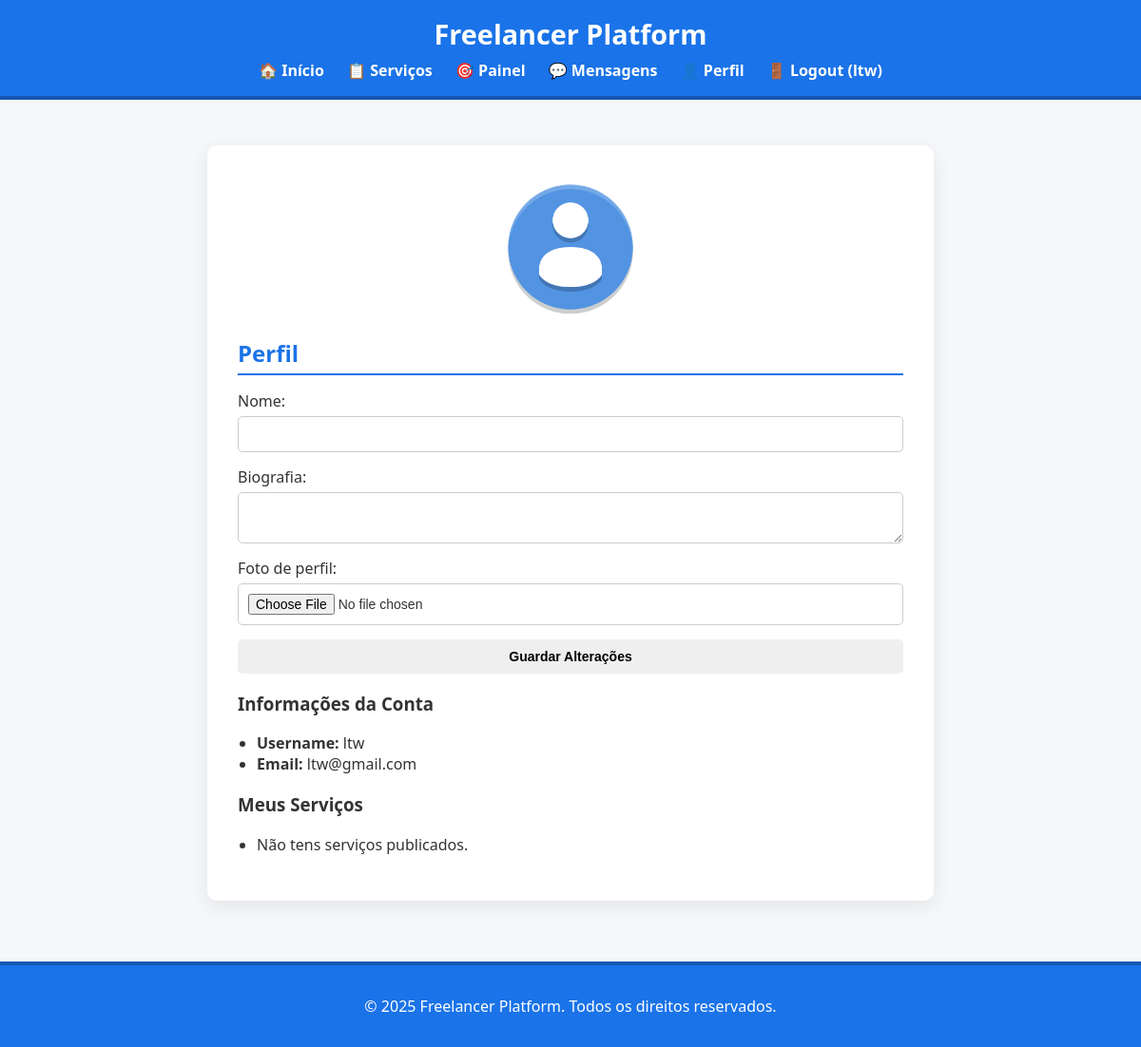
Before: /pages/profile.php (signed in) with the older database file.
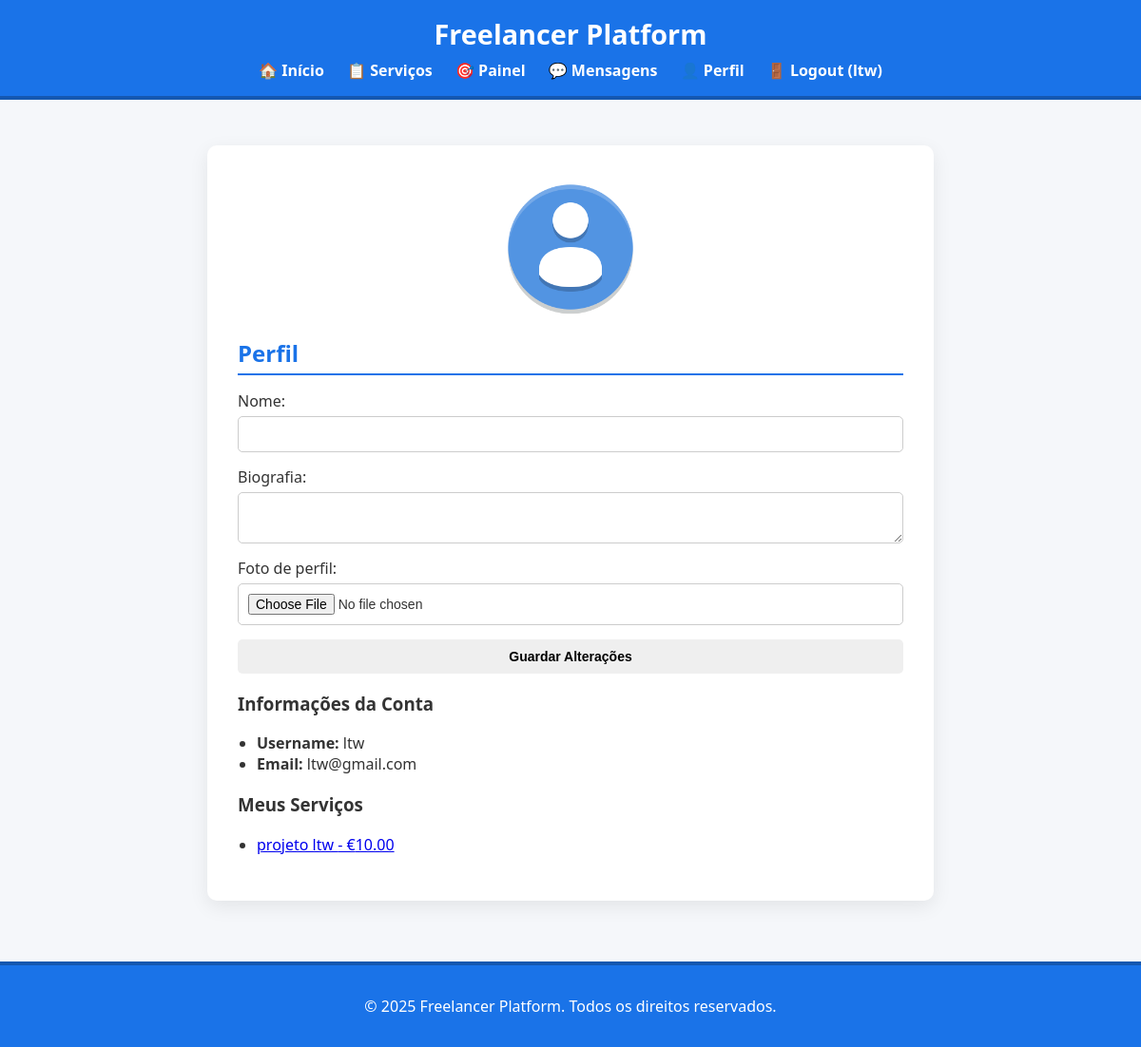
After: the same page with the newer database file.
### tables this page shows
CREATE TABLE users (
    id INTEGER PRIMARY KEY AUTOINCREMENT,
    username TEXT NOT NULL UNIQUE,
    email TEXT NOT NULL UNIQUE,
    password_hash TEXT NOT NULL,
    is_admin INTEGER DEFAULT 0
);

CREATE TABLE services (
    id INTEGER PRIMARY KEY AUTOINCREMENT,
    freelancer_id INTEGER NOT NULL,
    title TEXT NOT NULL,
    description TEXT,
    price REAL NOT NULL,
    delivery_time TEXT NOT NULL,
    category TEXT, 
    media_path TEXT,
    is_promoted INTEGER DEFAULT 0,
    FOREIGN KEY(freelancer_id) REFERENCES users(id)
);

### pages/profile.php (the view, shortened to what this page needs)
<?php
require_once(__DIR__ . '/../includes/db.php');
$user_id = $_SESSION['user_id'];
$stmt = $db->prepare('
    SELECT u.username, u.email, p.name, p.bio, p.profile_image
    FROM users u
    LEFT JOIN profiles p ON u.id = p.user_id
    WHERE u.id = ?
');
$stmt->execute([$user_id]);
$user = $stmt->fetch(PDO::FETCH_ASSOC);
?>
<?php include(__DIR__ . '/../includes/header.php'); ?>
<?php
    $profileImg = !empty($user['profile_image'])
        ? htmlspecialchars($user['profile_image'])
        : 'uploads/profiles/default_profile.png';
?>
<img src="/<?= $profileImg ?>" alt="Foto de Perfil" class="profile-picture" width="150" style="border-radius: 50%;">
<h2>Perfil</h2>
<form method="post" enctype="multipart/form-data">
    <label>Nome:</label>
    <input type="text" name="name" value="<?= htmlspecialchars($user['name'] ?? '') ?>">
    <label>Biografia:</label>
    <textarea name="bio"><?= htmlspecialchars($user['bio'] ?? '') ?></textarea>
    <label>Foto de perfil:</label>
<input type="file" name="profile_image" accept="image/*">
    <button type="submit">Guardar Alterações</button>
</form>
<h3>Informações da Conta</h3>
<ul>
    <li><strong>Username:</strong> <?= htmlspecialchars($user['username']) ?></li>
    <li><strong>Email:</strong> <?= htmlspecialchars($user['email']) ?></li>
</ul>
<h3>Meus Serviços</h3>
<ul>
<?php
$stmt = $db->prepare('SELECT id, title, price FROM services WHERE freelancer_id = ?');
$stmt->execute([$user_id]);
$services = $stmt->fetchAll(PDO::FETCH_ASSOC);
if ($services):
    foreach ($services as $service): ?>
        <li>
            <a href="service_detail.php?id=<?= $service['id'] ?>">
                <?= htmlspecialchars($service['title']) ?> - €<?= number_format($service['price'], 2) ?>
            </a>
        </li>
    <?php endforeach;
else:
    echo '<li>Não tens serviços publicados.</li>';
endif;
?>
</ul>
<?php include(__DIR__ . '/../includes/footer.php'); ?>

### includes/header.php (shortened to what this page needs)
<?php
$cssPath = (strpos($_SERVER['PHP_SELF'], '/pages/') !== false) ? '../css/style.css' : 'css/style.css';
?>
<!DOCTYPE html>
<html lang="pt">
<head>
    <link rel="stylesheet" href="<?= $cssPath ?>">
</head>
<body>
<header>
    <h1>Freelancer Platform</h1>
    <nav>
        <a href="/index.php">🏠 Início</a>
        <a href="/pages/services.php">📋 Serviços</a>
        <?php if (isset($_SESSION['user_id'])): ?>
            <a href="/pages/dashboard.php">🎯 Painel</a>
            <a href="/pages/messages.php">💬 Mensagens</a>
            <a href="/pages/profile.php">👤 Perfil</a>
            <a href="/logout.php">🚪 Logout (<?= htmlspecialchars($_SESSION['username']) ?>)</a>
        <?php else: ?>
            <a href="/login.php">🔐 Login</a>
            <a href="/register.php">📝 Registar</a>
        <?php endif; ?>
    </nav>
</header>
<main>

### includes/footer.php
</main>
<footer>
    <p>&copy; <?= date('Y') ?> Freelancer Platform. Todos os direitos reservados.</p>
</footer>
</body>
</html>

### css/style.css (style rules this page uses)
body { font-family: 'Segoe UI', sans-serif; background-color: #f5f7fa; margin: 0; padding: 0; color: #333; }
header { background-color: #1a73e8; color: white; padding: 1rem 2rem; text-align: center; border-bottom: 4px solid #1558b0; }
header h1 { margin: 0; font-size: 1.8rem; }
nav { margin-top: 0.5rem; }
nav a { margin: 0 10px; color: white; text-decoration: none; font-weight: bold; }
main { padding: 2rem; width: 100%; max-width: 700px; margin: 3rem auto; background-color: white; border-radius: 10px; box-shadow: 0 6px 20px rgba(0, 0, 0, 0.08); }
h2 { color: #1a73e8; border-bottom: 2px solid #1a73e8; padding-bottom: 0.3rem; margin-bottom: 1rem; }
form { margin-top: 1rem; }
input, textarea, button { display: block; width: 100%; padding: 10px; margin-top: 5px; margin-bottom: 15px; border-radius: 5px; border: 1px solid #ccc; box-sizing: border-box; font-size: 14px; }
button, .primary-btn, .danger-btn { font-weight: bold; padding: 10px 15px; border: none; border-radius: 5px; cursor: pointer; transition: 0.2s ease; }
ul { padding-left: 20px; }
footer { background-color: #1a73e8; color: white; padding: 1rem 2rem; text-align: center; margin-top: 4rem; border-top: 4px solid #1558b0; }
.profile-picture { width: 150px; height: 150px; object-fit: cover; border-radius: 50%; margin: 0 auto 20px auto; display: block; }

Changed rows visible on the page:
added services: title "projeto ltw", price "10.00"
Other visible differences:
text no longer shown: "Não tens serviços publicados."
